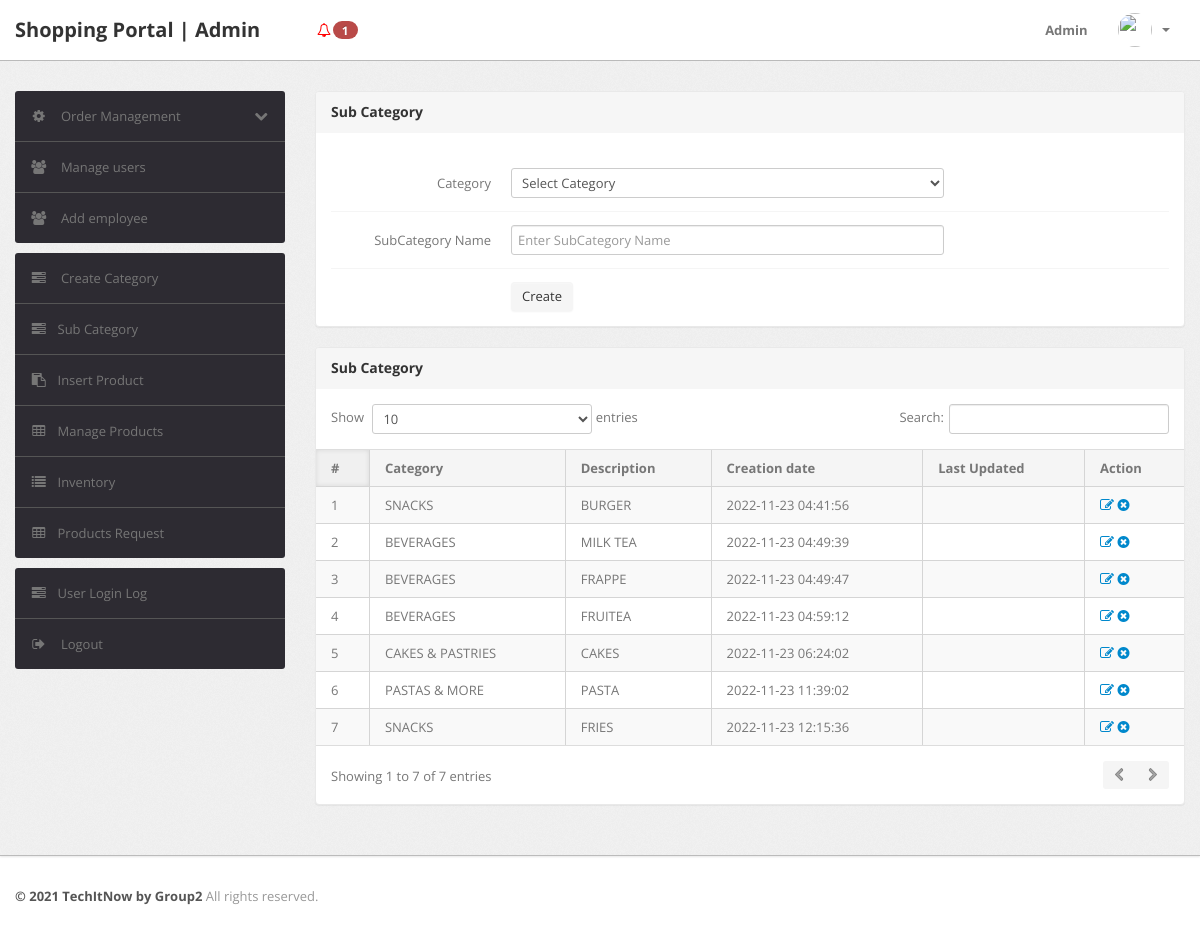
Page /admin/subcategory.php (signed in) on the committed database.
### tables this page shows
CREATE TABLE `subcategory` (
  `id` int(11) NOT NULL,
  `categoryid` int(11) DEFAULT NULL,
  `subcategory` varchar(255) DEFAULT NULL,
  `creationDate` timestamp NULL DEFAULT current_timestamp(),
  `updationDate` varchar(255) DEFAULT NULL
);

CREATE TABLE `category` (
  `id` int(11) NOT NULL,
  `categoryName` varchar(255) DEFAULT NULL,
  `categoryDescription` longtext DEFAULT NULL,
  `creationDate` timestamp NOT NULL DEFAULT current_timestamp(),
  `updationDate` varchar(255) DEFAULT NULL
);

### admin/subcategory.php (the view, shortened to what this page needs)
<?php
include('include/config.php');
if(strlen($_SESSION['alogin'])==0)
	{
header('location:index.php');
}
else{
?>
<!DOCTYPE html>
<html lang="en">
<head>
	<link type="text/css" href="bootstrap/css/bootstrap.min.css" rel="stylesheet">
	<link type="text/css" href="bootstrap/css/bootstrap-responsive.min.css" rel="stylesheet">
	<link type="text/css" href="css/theme.css" rel="stylesheet">
	<link type="text/css" href="images/icons/css/font-awesome.css" rel="stylesheet">
</head>
<body>
<?php include('include/header.php');?>
	<div class="wrapper">
		<div class="container">
			<div class="row">
<?php include('include/sidebar.php');?>
			<div class="span9">
					<div class="content">
						<div class="module">
							<div class="module-head">
								<h3>Sub Category</h3>
							</div>
							<div class="module-body">
									<br />
			<form class="form-horizontal row-fluid" name="subcategory" method="post" >
<div class="control-group">
<label class="control-label" for="basicinput">Category</label>
<div class="controls">
<select name="category" class="span8 tip" required>
<option value="">Select Category</option>
</select>
</div>
</div>
<div class="control-group">
<label class="control-label" for="basicinput">SubCategory Name</label>
<div class="controls">
<input type="text" placeholder="Enter SubCategory Name"  name="subcategory" class="span8 tip" required>
</div>
</div>
	<div class="control-group">
											<div class="controls">
												<button type="submit" name="submit" class="btn">Create</button>
											</div>
										</div>
									</form>
							</div>
						</div>
	<div class="module">
							<div class="module-head">
								<h3>Sub Category</h3>
							</div>
							<div class="module-body table">
								<table cellpadding="0" cellspacing="0" border="0" class="datatable-1 table table-bordered table-striped	 display" width="100%">
									<thead>
										<tr>
											<th>#</th>
											<th>Category</th>
											<th>Description</th>
											<th>Creation date</th>
											<th>Last Updated</th>
											<th>Action</th>
										</tr>
									</thead>
									<tbody>
<?php $query=mysqli_query($con,"select subcategory.id,category.categoryName,subcategory.subcategory,subcategory.creationDate,subcategory.updationDate from subcategory join category on category.id=subcategory.categoryid");
$cnt=1;
while($row=mysqli_fetch_array($query))
{
?>
										<tr>
											<td><?php echo htmlentities($cnt);?></td>
											<td><?php echo htmlentities($row['categoryName']);?></td>
											<td><?php echo htmlentities($row['subcategory']);?></td>
											<td> <?php echo htmlentities($row['creationDate']);?></td>
											<td><?php echo htmlentities($row['updationDate']);?></td>
											<td>
											<a href="edit-subcategory.php?id=<?php echo $row['id']?>" ><i class="icon-edit"></i></a>
											<a href="subcategory.php?id=<?php echo $row['id']?>&del=delete" onClick="return confirm('Are you sure you want to delete?')"><i class="icon-remove-sign"></i></a></td>
										</tr>
										<?php $cnt=$cnt+1; } ?>
								</table>
							</div>
						</div>
					</div>
				</div>
			</div>
		</div>
	</div>
<?php include('include/footer.php');?>
</body>
<?php } ?>

### rows in the picture
subcategory: categoryid.categoryName "SNACKS", subcategory "BURGER", creationDate "2022-11-23 04:41:56"
subcategory: categoryid.categoryName "BEVERAGES", subcategory "MILK TEA", creationDate "2022-11-23 04:49:39"
subcategory: categoryid.categoryName "BEVERAGES", subcategory "FRAPPE", creationDate "2022-11-23 04:49:47"
subcategory: categoryid.categoryName "BEVERAGES", subcategory "FRUITEA", creationDate "2022-11-23 04:59:12"
subcategory: categoryid.categoryName "CAKES & PASTRIES", subcategory "CAKES", creationDate "2022-11-23 06:24:02"
subcategory: categoryid.categoryName "PASTAS & MORE", subcategory "PASTA", creationDate "2022-11-23 11:39:02"
subcategory: categoryid.categoryName "SNACKS", subcategory "FRIES", creationDate "2022-11-23 12:15:36"

### other values in the picture
$num_rows "1"
